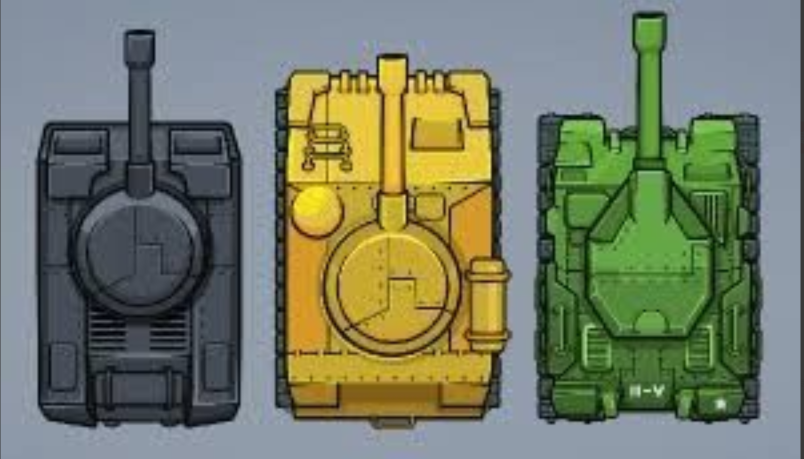
#> input picture assets/tanks/src1.png, 1607 x 918 px (shown at 1/2 size); its folder holds only this picture in this run
$ python extract_tanks.py
#> lines starting #> are read from the running program, lines starting #| are printed output that depends on the picture; after the words box and inside, x2 and y2 are one past the last pixel; in counts of white or black regions, pixels touching at a corner belong together
"""从坦克参考图里把每辆坦克从背景分离，生成透明 PNG。
白底图用“白色阈值”；渐变色底图用小容差 flood fill。
"""
import os, glob
import numpy as np
from PIL import Image
from collections import deque

ROOT = os.path.dirname(os.path.dirname(os.path.abspath(__file__)))
DIR = os.path.join(ROOT, 'assets', 'tanks')

def flood_bg(a, tol):
    h, w = a.shape[:2]
    bg = np.zeros((h, w), bool); seen = np.zeros((h, w), bool); q = deque()
    def add(y, x):
        if not seen[y, x]: seen[y, x] = True; q.append((y, x))
    for x in range(w): add(0, x); add(h-1, x)
    for y in range(h): add(y, 0); add(y, w-1)
    t2 = tol*tol
    while q:
        y, x = q.popleft(); c = a[y, x]; bg[y, x] = True
        for dy, dx in ((1,0),(-1,0),(0,1),(0,-1)):
            ny, nx = y+dy, x+dx
            if 0 <= ny < h and 0 <= nx < w and not seen[ny, nx]:
                d = a[ny, nx] - c
                if d[0]*d[0]+d[1]*d[1]+d[2]*d[2] <= t2:
                    seen[ny, nx] = True; q.append((ny, nx))
    return bg

def comps(mask):
    h, w = mask.shape; lab = np.full((h, w), -1, np.int32); out = []
    for y in range(h):
        for x in range(w):
            if mask[y, x] and lab[y, x] < 0:
                cid = len(out); lab[y, x] = cid; st = [(y, x)]
                area=0; x0=x1=x; y0=y1=y
                while st:
                    cy, cx = st.pop(); area += 1
                    if cx<x0:x0=cx
                    if cx>x1:x1=cx
                    if cy<y0:y0=cy
                    if cy>y1:y1=cy
                    for dy,dx in ((1,0),(-1,0),(0,1),(0,-1)):
                        ny,nx=cy+dy,cx+dx
                        if 0<=ny<h and 0<=nx<w and mask[ny,nx] and lab[ny,nx]<0:
                            lab[ny,nx]=cid; st.append((ny,nx))
                out.append((area,x0,y0,x1,y1,cid))
    return out, lab

all_sprites = []
for i, f in enumerate(sorted(glob.glob(os.path.join(DIR,'src*.png'))), 1):
    im = Image.open(f).convert('RGB'); W,H = im.size
#> further down, im is the input picture: PIL image 1607x918 RGB; mean R, G, B 116.7, 124, 102.1
#> after `W, H = im.size`: W = 1607; H = 918
    arr = np.asarray(im).astype(np.int32)
    r,g,b = arr[...,0], arr[...,1], arr[...,2]
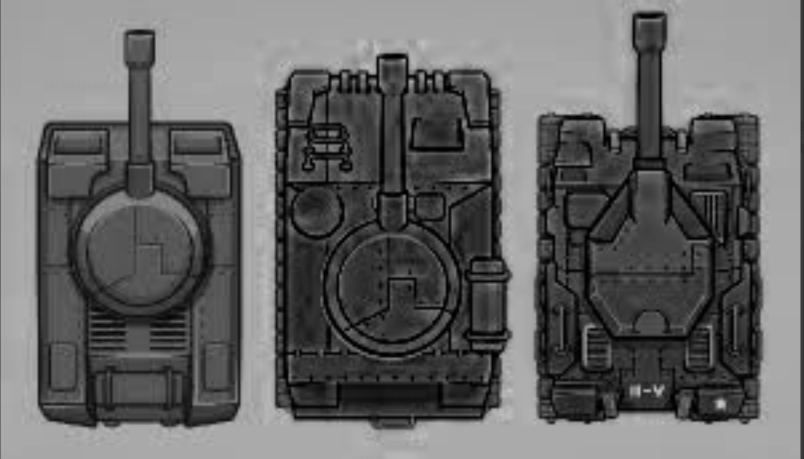
#> b: shape (918, 1607) int32 (shown at 1/2 size); min 0, max 200, mean 102.1
    if i >= 3:
        mx = np.maximum(np.maximum(r,g),b); mn = np.minimum(np.minimum(r,g),b)
        bg = (mn >= 232) & ((mx-mn) < 45)
    else:
        bg = flood_bg(arr, 14)
#> the loop in flood_bg, `while q:` made 1447562 passes
#> c on passes 1 to 3: [57, 57, 57], [53, 53, 54], [132, 144, 160]
#> after the loop in flood_bg, `while q:`:
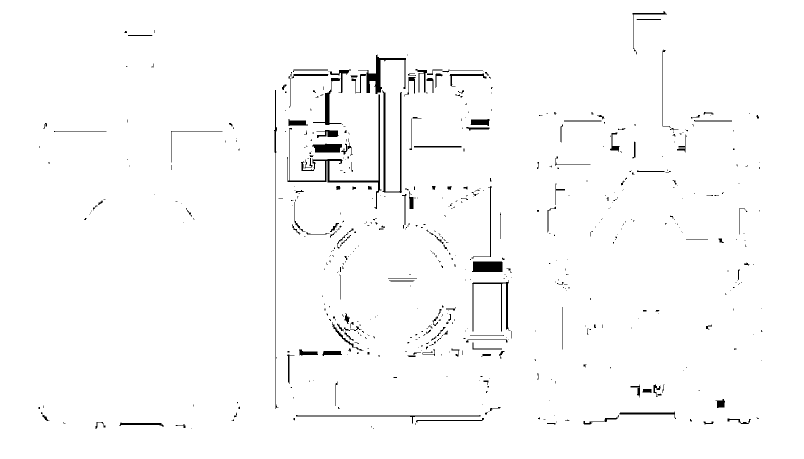
#> bg: shape (918, 1607) bool (shown at 1/2 size); 98.1% white; 589 black regions (428 under 20 px), largest, box (x1, y1, x2, y2) and area: (574, 189, 763, 418) 2166, (716, 109, 812, 188) 1524, (765, 180, 804, 386) 1478
    fg = ~bg
    cs, lab = comps(fg)
#> after the loop in comps, `for y in range(h):`:
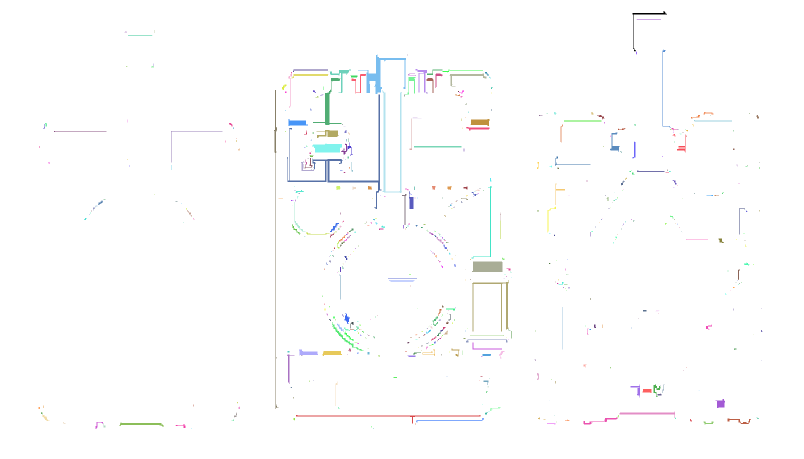
#> lab: shape (918, 1607) int32 (shown at 1/2 size); 636 distinct labels, from -1 to 634; one colour per label, 0 black, -1 white
#> cs = 635 items, first 6: (296, 1265, 22, 1333, 102, 0), (97, 1273, 38, 1321, 39, 1), (6, 308, 60, 308, 65, 2), (17, 249, 62, 253, 65, 3), (97, 256, 70, 304, 71, 4), (188, 1325, 99, 1341, 254, 5)
    cs = [c for c in cs if c[0] >= 1500 and (c[4]-c[2]) >= 55]
#> cs = [(1524, 716, 109, 811, 187, 7), (2048, 574, 189, 762, 417, 44)]
    cs.sort(key=lambda c: (c[2], c[1]))
    print('图%d 前景组件(过滤后)= %d' % (i, len(cs)))
#| 图1 前景组件(过滤后)= 2
    for j,(area,x0,y0,x1,y1,cid) in enumerate(cs):
        pad=6; cx0=max(0,x0-pad); cy0=max(0,y0-pad); cx1=min(W,x1+pad); cy1=min(H,y1+pad)
        sub = lab[cy0:cy1, cx0:cx1]
        alpha = np.where(sub==cid, 255, 0).astype(np.uint8)
        crop = im.crop((cx0,cy0,cx1,cy1))
        rgba = np.dstack([np.asarray(crop).astype(np.uint8), alpha])
        name = 'tank_%d_%02d.png' % (i, j)
        Image.fromarray(rgba,'RGBA').save(os.path.join(DIR,name))
        all_sprites.append((name, area))
        print('    ', name, 'area', area)
#> this loop made 2 passes
#> (area, x0, y0, x1, y1, cid, pad, cx0) on passes 1 to 2: (1524, 716, 109, 811, 187, 7, 6, 710), (2048, 574, 189, 762, 417, 44, 6, 568)
#|      tank_1_00.png area 1524
#|      tank_1_01.png area 2048
#> pass 1, `sub = lab[cy0:cy1, cx0:cx1]`:
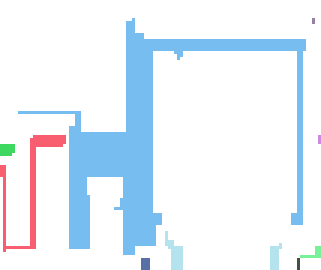
#> sub: shape (90, 107) int32 (shown 3 times larger); 10 distinct labels, from -1 to 45; one colour per label, 0 black, -1 white
#> pass 1, `crop = im.crop((cx0,cy0,cx1,cy1))`:
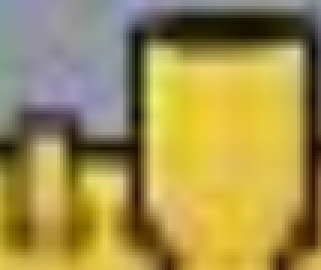
#> crop: PIL image 107x90 RGB (shown 3 times larger); mean R, G, B 162.1, 144.7, 79.5
#> after the loop:
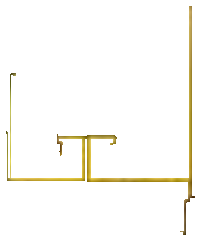
#> rgba: shape (240, 200, 4); mean R, G, B, A 188.1, 162.6, 55.7, 10.9; transparent parts drawn white
#> after the loop, all_sprites = [('tank_1_00.png', 1524), ('tank_1_01.png', 2048)]

cell=280; cols=6; rows=max(1,(len(all_sprites)+cols-1)//cols)
#> after `rows = max(1, (len(all_sprites) + cols - 1) // cols)`: rows = 1
sheet = Image.new('RGBA',(cols*cell, rows*cell),(14,20,30,255))
for k,(name,*_ ) in enumerate(all_sprites):
    s=Image.open(os.path.join(DIR,name)).convert('RGBA'); s.thumbnail((cell-16,cell-24))
    cx=(k%cols)*cell+(cell-s.width)//2; cy=(k//cols)*cell+(cell-s.height)//2
#> after `cx = k % cols * cell + (cell - s.width) // 2`: cx = 86
#> after `cy = k // cols * cell + (cell - s.height) // 2`: cy = 95
    sheet.alpha_composite(s,(cx,cy))
sheet.convert('RGB').save(os.path.join(DIR,'tanks_sheet.png'))
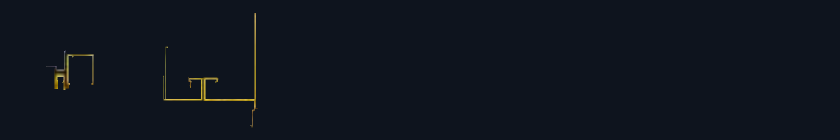
#> saved as tanks_sheet.png: PIL image 1680x280 RGB (shown at 1/2 size); mean R, G, B 15, 20.8, 30.2
print('总览已生成；共', len(all_sprites), '个坦克')
#| 总览已生成；共 2 个坦克
